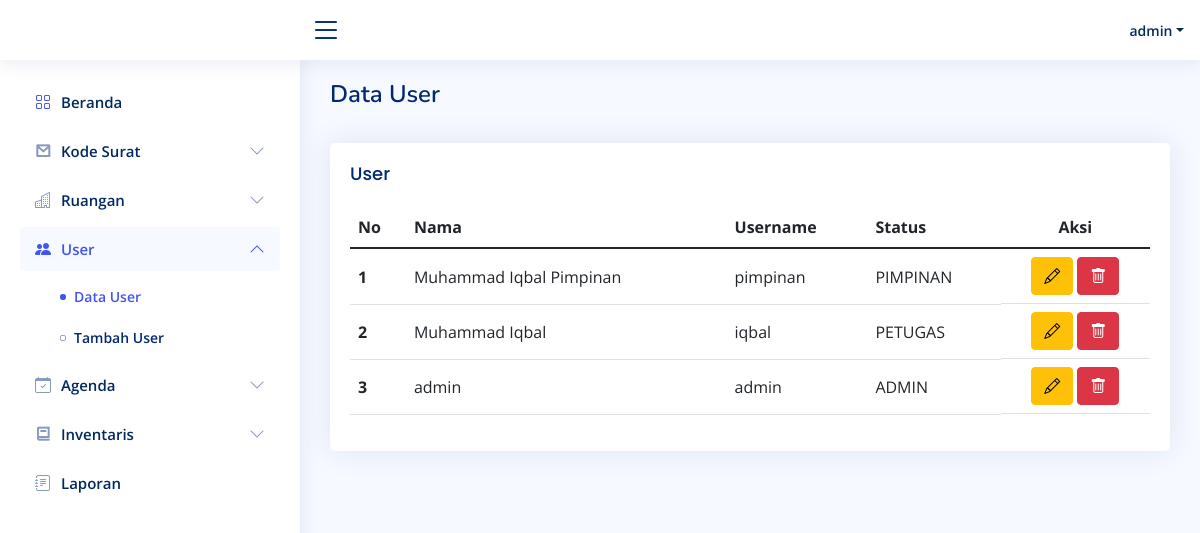
/index.php?page=user&item=tampil_user (signed in), run on the app's committed database.
### tables this page shows
CREATE TABLE `tabel_user` (
    id_user INT NOT NULL AUTO_INCREMENT,
    nama_user VARCHAR(255) NOT NULL,
    username_user VARCHAR(255) NOT NULL,
    password_user VARCHAR(255) NOT NULL,
    status_user ENUM('ADMIN', 'PETUGAS', 'PIMPINAN') NOT NULL,
    PRIMARY KEY(id_user)
);

### user/halaman_tampil_user.php (the view, shortened to what this page needs)
<main id="main" class="main">
  <div class="pagetitle">
    <h1>Data User</h1>
  </div>
  <br>
  <section class="section">
    <div class="row">
      <div class="col-lg-12">
        <div class="card">
          <div class="card-body">
            <h5 class="card-title" style="flex: 1;">User</h5>
            <table class="table datatable">
              <thead>
                <tr>
                  <th scope="col">No</th>
                  <th scope="col">Nama</th>
                  <th scope="col">Username</th>
                  <th scope="col">Status</th>
                  <th scope="col" class="text-center">Aksi</th>
                </tr>
              </thead>
              <tbody>
                <?php
                require_once "koneksi.php";
                $no = 1;
                $sql = "SELECT * FROM tabel_user ORDER BY id_user DESC";
                $result = $mysqli->query($sql);
                ?>
                <?php while ($row = $result->fetch_assoc()) : ?>
                  <tr>
                    <th class="align-middle" scope="row"><?= $no++; ?></th>
                    <td class="align-middle"><?= $row['nama_user']; ?></td>
                    <td class="align-middle"><?= $row['username_user']; ?></td>
                    <td class="align-middle"><?= $row['status_user']; ?></td>
                    <td class="d-flex justify-content-center gap-1">
                      <a href="index.php?page=user&item=edit_user&id_user=<?= $row['id_user']; ?>" class="btn btn-warning"><i class="bi bi-pencil"></i></a>
                      <a href="index.php?page=user&item=delete_user&id_user=<?= $row['id_user']; ?>" class="btn btn-danger" onclick="return confirm('Yakin ingin menghapus data ini?')"><i class="bi bi-trash"></i></a>
                    </td>
                  </tr>
                <?php endwhile; ?>
              </tbody>
            </table>
          </div>
        </div>
      </div>
    </div>
  </section>
</main>

### assets/css/style.css (style rules this page uses)
:root { scroll-behavior: smooth; }
body { font-family: "Open Sans", sans-serif; background: #f6f9ff; color: #444444; }
a { color: #4154f1; text-decoration: none; }
h1, h2, h3, h4, h5, h6 { font-family: "Nunito", sans-serif; }
#main { margin-top: 60px; padding: 20px 30px; transition: all 0.3s; }
.pagetitle { margin-bottom: 10px; }
.pagetitle h1 { font-size: 24px; margin-bottom: 0; font-weight: 600; color: #012970; }
.card { margin-bottom: 30px; border: none; border-radius: 5px; box-shadow: 0px 0 30px rgba(1, 41, 112, 0.1); overflow: hidden; }
.card-title { padding: 20px 0 15px 0; font-size: 18px; font-weight: 500; color: #012970; font-family: "Poppins", sans-serif; }
.card-body { padding: 0 20px 20px 20px; }
@media (min-width: 1200px) { #main, #footer { margin-left: 300px; } }

### data on the page
tabel_user: nama_user "Muhammad Iqbal Pimpinan", username_user "pimpinan", status_user "PIMPINAN"
tabel_user: nama_user "Muhammad Iqbal", username_user "iqbal", status_user "PETUGAS"
tabel_user: nama_user "admin", username_user "admin", status_user "ADMIN"

### other printed values
$_SESSION['nama_user'] "admin"
